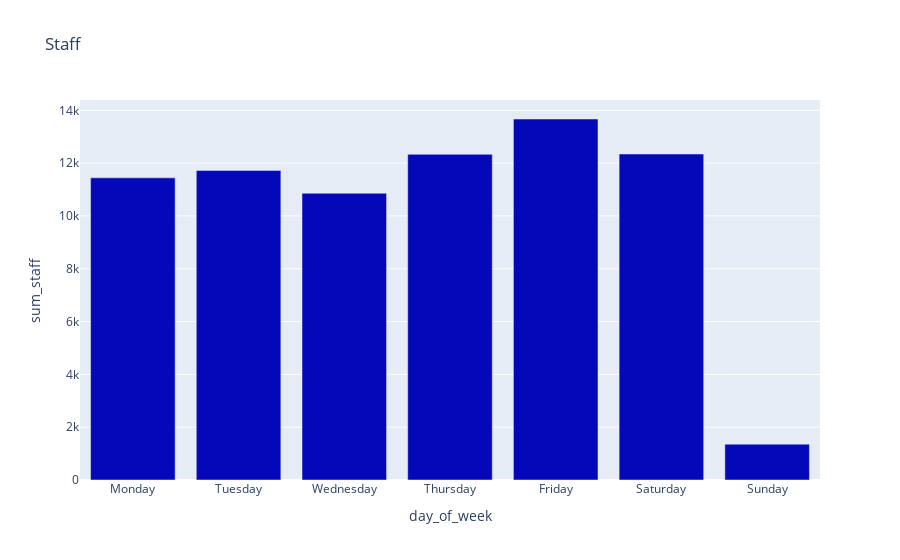

Notebook cell for this chart:
### Code cell
fig = px.bar(dfd_staff, y='sum_staff', x='day_of_week',color_discrete_sequence=px.colors.sequential.Plotly3,title="Staff")
fig.show()
fig.write_image("image_day_staff_final1.jpeg")

### Figure 1 — Plotly figure (JSON) as saved in the notebook; plotly's stock layout.template omitted (floating-point values rounded to 4 significant figures)
{"data": [{"alignmentgroup": "True", "hovertemplate": "day_of_week=%{x}<br>sum_staff=%{y}<extra></extra>", "legendgroup": "", "marker": {"color": "#0508b8", "pattern": {"shape": ""}}, "name": "", "offsetgroup": "", "orientation": "v", "showlegend": false, "textposition": "auto", "type": "bar", "x": ["Monday", "Tuesday", "Wednesday", "Thursday", "Friday", "Saturday", "Sunday"], "xaxis": "x", "y": [11440.0, 11720.0, 10860.0, 12334, 13672, 12346, 1358], "yaxis": "y"}], "layout": {"barmode": "relative", "legend": {"tracegroupgap": 0}, "title": {"text": "Staff"}, "xaxis": {"anchor": "y", "domain": [0, 1], "title": {"text": "day_of_week"}}, "yaxis": {"anchor": "x", "domain": [0, 1], "title": {"text": "sum_staff"}}}}
